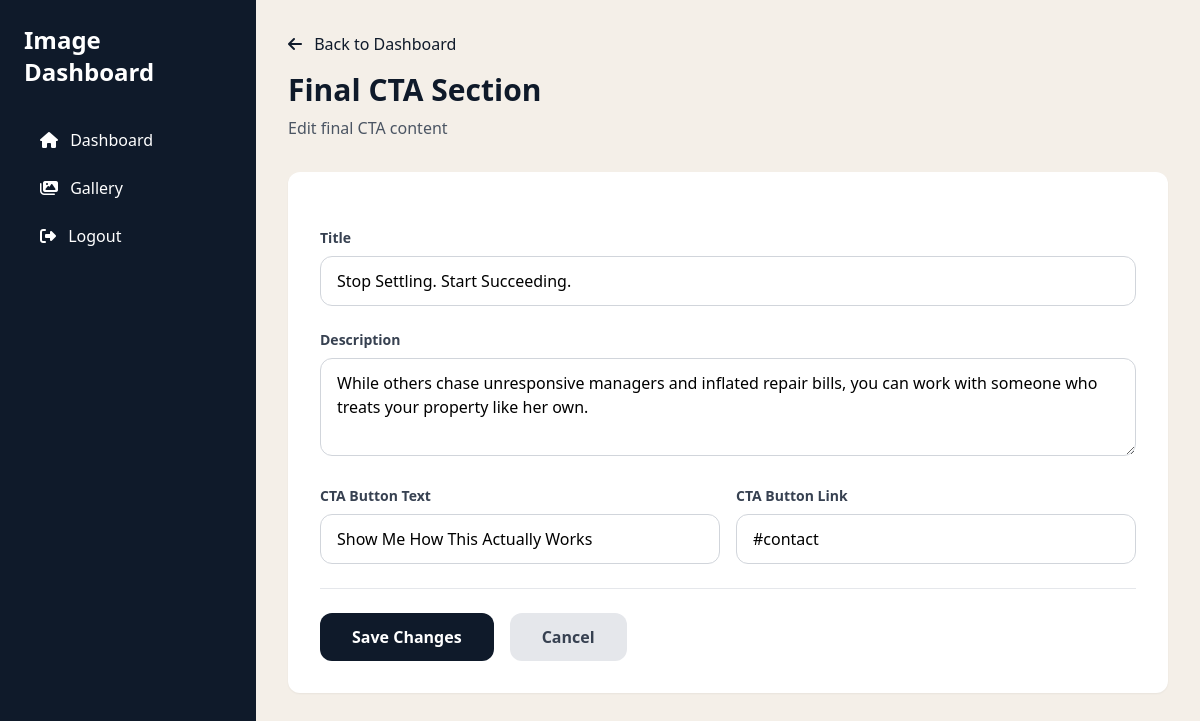
Page /dashboard/final-cta/ (signed in) on the committed database.
### myApp/models.py (models this page shows, shortened)
class FinalCTASection(models.Model):
    title = models.CharField(max_length=200, default="Stop Settling. Start Succeeding.")
    description = models.TextField(default="While others chase unresponsive managers and inflated repair bills, you can work with someone who treats your property like her own.")
    cta_text = models.CharField(max_length=100, default="Show Me How This Actually Works")
    cta_link = models.CharField(max_length=200, default="#contact")
    updated_at = models.DateTimeField(auto_now=True)
    class Meta:
        verbose_name = "Final CTA Section"
        verbose_name_plural = "Final CTA Section"
    @classmethod
    def get_instance(cls):
        obj, created = cls.objects.get_or_create(pk=1)
        return obj

### myApp/dashboard_views.py (the view, shortened to what this page needs)
# urls.py: path('final-cta/', dashboard_views.final_cta_edit, name='final_cta_edit'),
@login_required
def final_cta_edit(request):
    final_cta = FinalCTASection.get_instance()
    return render(request, 'myApp/dashboard/final_cta_edit.html', {
        'final_cta': final_cta
    })

### myApp/templates/myApp/dashboard/final_cta_edit.html (shortened to what this page needs)
{% extends "myApp/dashboard/base.html" %}
{% load static %}
{% block content %}
<div class="mb-8">
    <a href="{% url 'dashboard:index' %}" class="text-navy hover:underline mb-4 inline-block">
        <i class="fas fa-arrow-left mr-2"></i> Back to Dashboard
    </a>
    <h2 class="text-3xl font-bold text-navy mb-2">Final CTA Section</h2>
    <p class="text-gray-600">Edit final CTA content</p>
</div>
<form method="post" class="bg-white rounded-xl shadow-sm p-8 space-y-6">
    <div>
        <label class="block text-sm font-semibold text-gray-700 mb-2">Title</label>
        <input type="text" name="title" value="{{ final_cta.title|default:'' }}"
               placeholder="Stop Settling. Start Succeeding."
               class="w-full px-4 py-3 border border-gray-300 rounded-xl focus:border-navy focus:outline-none focus:ring-2 focus:ring-navy/20">
    </div>
    <div>
        <label class="block text-sm font-semibold text-gray-700 mb-2">Description</label>
        <textarea name="description" rows="3"
                  placeholder="While others chase unresponsive managers and inflated repair bills..."
                  class="w-full px-4 py-3 border border-gray-300 rounded-xl focus:border-navy focus:outline-none focus:ring-2 focus:ring-navy/20">{{ final_cta.description|default:'' }}</textarea>
    </div>
    <div class="grid grid-cols-2 gap-4">
        <div>
            <label class="block text-sm font-semibold text-gray-700 mb-2">CTA Button Text</label>
            <input type="text" name="cta_text" value="{{ final_cta.cta_text|default:'Show Me How This Actually Works' }}"
                   class="w-full px-4 py-3 border border-gray-300 rounded-xl focus:border-navy focus:outline-none focus:ring-2 focus:ring-navy/20">
        </div>
        <div>
            <label class="block text-sm font-semibold text-gray-700 mb-2">CTA Button Link</label>
            <input type="text" name="cta_link" value="{{ final_cta.cta_link|default:'#contact' }}"
                   class="w-full px-4 py-3 border border-gray-300 rounded-xl focus:border-navy focus:outline-none focus:ring-2 focus:ring-navy/20">
        </div>
    </div>
    <div class="flex gap-4 pt-6 border-t">
        <button type="submit" class="bg-navy text-white px-8 py-3 rounded-xl font-semibold hover:bg-navy/90 transition">
            Save Changes
        </button>
        <a href="{% url 'dashboard:index' %}" class="bg-gray-200 text-gray-700 px-8 py-3 rounded-xl font-semibold hover:bg-gray-300 transition">
            Cancel
        </a>
    </div>
</form>
{% endblock %}

### rows in the picture
FinalCTASection: title "Stop Settling. Start Succeeding.", description "While others chase unresponsive managers and inflated repair bills, you can work with someone who treats your property like her own.", cta_text "Show Me How This Actually Works", cta_link "#contact"
